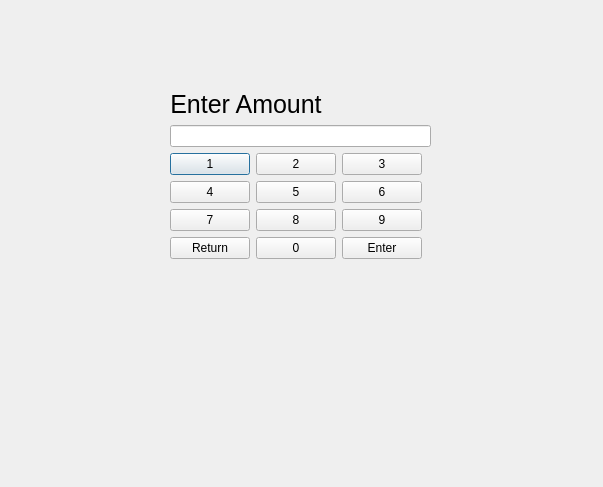
<?xml version="1.0" encoding="UTF-8"?>
<ui version="4.0">
 <class>CustomWithdrawal</class>
 <widget class="QDialog" name="CustomWithdrawal">
  <property name="geometry">
   <rect>
    <x>0</x>
    <y>0</y>
    <width>603</width>
    <height>487</height>
   </rect>
  </property>
  <property name="windowTitle">
   <string>Dialog</string>
  </property>
  <widget class="QWidget" name="formLayoutWidget">
   <property name="geometry">
    <rect>
     <x>170</x>
     <y>90</y>
     <width>261</width>
     <height>311</height>
    </rect>
   </property>
   <layout class="QFormLayout" name="formLayout">
    <item row="0" column="0">
     <widget class="QLabel" name="enterAmount">
      <property name="font">
       <font>
        <pointsize>19</pointsize>
       </font>
      </property>
      <property name="layoutDirection">
       <enum>Qt::LeftToRight</enum>
      </property>
      <property name="text">
       <string>Enter Amount</string>
      </property>
      <property name="alignment">
       <set>Qt::AlignCenter</set>
      </property>
     </widget>
    </item>
    <item row="1" column="0" colspan="2">
     <widget class="QLineEdit" name="lineEditAmount"/>
    </item>
    <item row="2" column="0">
     <layout class="QHBoxLayout" name="horizontalLayout_4">
      <item>
       <widget class="QPushButton" name="btn1">
        <property name="text">
         <string>1</string>
        </property>
       </widget>
      </item>
      <item>
       <widget class="QPushButton" name="btn2">
        <property name="text">
         <string>2</string>
        </property>
       </widget>
      </item>
      <item>
       <widget class="QPushButton" name="btn3">
        <property name="text">
         <string>3</string>
        </property>
       </widget>
      </item>
     </layout>
    </item>
    <item row="3" column="0">
     <layout class="QHBoxLayout" name="horizontalLayout">
      <item>
       <widget class="QPushButton" name="btn4">
        <property name="text">
         <string>4</string>
        </property>
       </widget>
      </item>
      <item>
       <widget class="QPushButton" name="btn5">
        <property name="text">
         <string>5</string>
        </property>
       </widget>
      </item>
      <item>
       <widget class="QPushButton" name="btn6">
        <property name="text">
         <string>6</string>
        </property>
       </widget>
      </item>
     </layout>
    </item>
    <item row="4" column="0">
     <layout class="QHBoxLayout" name="horizontalLayout_2">
      <item>
       <widget class="QPushButton" name="btn7">
        <property name="text">
         <string>7</string>
        </property>
       </widget>
      </item>
      <item>
       <widget class="QPushButton" name="btn8">
        <property name="text">
         <string>8</string>
        </property>
       </widget>
      </item>
      <item>
       <widget class="QPushButton" name="btn9">
        <property name="text">
         <string>9</string>
        </property>
       </widget>
      </item>
     </layout>
    </item>
    <item row="5" column="0">
     <layout class="QHBoxLayout" name="horizontalLayout_5">
      <item>
       <widget class="QPushButton" name="btnReturn">
        <property name="text">
         <string>Return</string>
        </property>
       </widget>
      </item>
      <item>
       <widget class="QPushButton" name="btn0">
        <property name="text">
         <string>0</string>
        </property>
       </widget>
      </item>
      <item>
       <widget class="QPushButton" name="btnEnter">
        <property name="text">
         <string>Enter</string>
        </property>
       </widget>
      </item>
     </layout>
    </item>
   </layout>
  </widget>
 </widget>
 <resources/>
 <connections/>
</ui>
